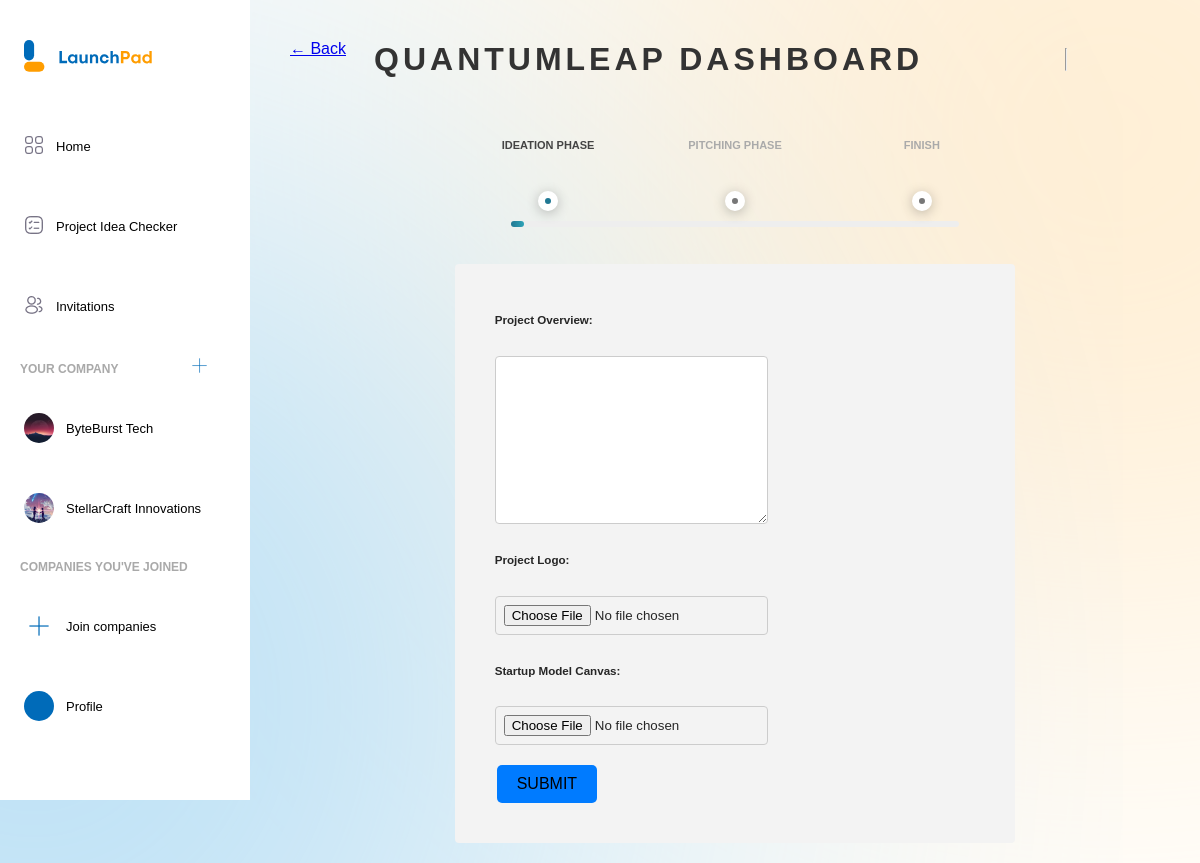
Page /project.php?project_id=27 (signed in) on the committed database.
### tables this page shows
CREATE TABLE `company_registration` (
  `Company_ID` int(11) NOT NULL,
  `Student_ID` varchar(20) NOT NULL,
  `Company_name` varchar(100) NOT NULL,
  `Company_logo` varchar(100) NOT NULL,
  `Company_description` text NOT NULL,
  `Registration_date` datetime NOT NULL
);

CREATE TABLE `project` (
  `Project_ID` int(11) NOT NULL,
  `Company_ID` int(11) NOT NULL,
  `Project_title` varchar(100) NOT NULL,
  `Project_Description` text NOT NULL,
  `Project_date` datetime NOT NULL
);

### project.php (the view, shortened to what this page needs)
<?php
    require "config.php";
    $userEmail = $_SESSION["email"];
    $checkCompanyQuery = "SELECT c.*, s.Student_ID
                        FROM company_registration c
                        INNER JOIN student_registration s ON c.Student_ID = s.Student_ID
                        WHERE s.Student_email = '$userEmail'";
    $resultCompany = mysqli_query($conn, $checkCompanyQuery);
    $companies = [];
    while ($row = mysqli_fetch_assoc($resultCompany)) {
        $companies[] = $row;
    }
    $selectedCompanyID = isset($_GET['Company_id']) ? $_GET['Company_id'] : null;
    $hasCompany = count($companies) > 0;
    ?>
    <!DOCTYPE html>
    <html lang="en">
    <head>
    <link rel="stylesheet" href="https://cdnjs.cloudflare.com/ajax/libs/font-awesome/5.15.3/css/all.min.css">
        <link rel="stylesheet" href="css/navbar.css">
        <link rel="stylesheet" href="css/company.css">
    <link rel="stylesheet" href="css/timeline.css">
    </head>
    <body>
    <aside class="sidebar">
                <header class="sidebar-header">
                    <img src="\launchpad\images\logo-text.svg" class="logo-img">
                </header>
                <nav>
                    <a href="index.php">
                    <button>
                        <span>
                            <i ><img src="\launchpad\images\home-icon.png" alt="home-logo" class="logo-ic"></i>
                            <span>Home</span>
                        </span>
                    </button>
                </a>
                <a href="project-idea-checker.php">
                    <button>
                        <span>
                            <i ><img src="\launchpad\images\project-checker-icon.png" alt="home-logo" class="logo-ic"></i>
                            <span>Project Idea Checker</span>
                        </span>
                    </button>
        </a>
        <a href="invitations.php">
                    <button>
                        <span>
                            <i ><img src="\launchpad\images\invitation-icon.png" alt="home-logo" class="logo-ic"></i>
                            <span>Invitations</span>
                        </span>
                    </button>
        </a>
        <p class="divider-company">YOUR COMPANY<a href="create-company.php" style="text-decoration: none;">
                   <img src="\launchpad\images\join-company-icon.png" alt="Join Company Icon" width="15px" height="15px" style="margin-left: 70px;">
   </a></p>
                    <?php if ($hasCompany): ?>
                    <?php foreach ($companies as $row): ?>
                        <?php if ($row['Company_ID'] == $selectedCompanyID): ?>
                            <a class="active" href="company_view.php?Company_id=<?php echo $row['Company_ID']; ?>">
                        <?php else: ?>
                            <a href="company_view.php?Company_id=<?php echo $row['Company_ID']; ?>">
                        <?php endif; ?>
                            <button>
                                <span class="<?php echo 'btn-company-created'; ?>">
                                    <div class="circle-avatar">
                                        <?php if (!empty($row['Company_logo'])): ?>
                                            <img src="\launchpad\<?php echo $row['Company_logo']; ?>" alt="Company Logo" class="img-company">
                                        <?php endif; ?>
                                    </div>
                                    <span class="create-company-text">
                                        <?php echo $row['Company_name']; ?>
                                    </span>
                                </span>
                            </button>
                        </a>
                    <?php endforeach; ?>
                    <?php endif; ?>
                    <p class="divider-company">COMPANIES YOU'VE JOINED</p>
                    <a href="#">
                    <button>
                        <span  class="btn-join-company">
                            <i > <div class="circle-avatar">
                                <img src="\launchpad\images\join-company-icon.png" alt="">
                            </div></i>
                            <span class="join-company-text">Join companies</span>
                        </span>
                    </button>
                    </a>
    <a href="profile.php">
                    <button>
                        <span>
                        <div class="avatar2" id="initialsAvatar6"></div>
                            <span>Profile</span>
                        </span>
                    </button>
    </a>
                </nav>
            </aside>
        <div class="content">
        <?php
        if (isset($_GET['project_id'])) {
            $project_id = $_GET['project_id'];
            $selectProjectInfo = mysqli_query($conn, "SELECT * FROM project WHERE Project_ID = $project_id");
            if (mysqli_num_rows($selectProjectInfo) > 0) {
                $row = mysqli_fetch_assoc($selectProjectInfo);
                $project_name = $row['Project_title'];
            }
            ?>
            <a href="company_view.php">&larr; Back</a>
            <h1 style="margin: 8px;"><?php echo $project_name ?></h1><hr>
        <div class="process-wrapper">
            <div id="progress-bar-container">
                <ul>
                    <li class="step step01 active"><div class="step-inner">Ideation Phase</div></li>
                    <li class="step step02"><div class="step-inner">Pitching Phase</div></li>
                    <li class="step step03"><div class="step-inner">Finish</div></li>
                </ul>
                <div id="line">
                    <div id="line-progress"></div>
                </div>
            </div>
            <div id="progress-content-section">
                <div class="section-content ideation active">
                    <form action="" method="post" enctype="multipart/form-data">
                        <label for="project_overview"><h5>Project Overview: </h5></label>
                        <textarea name="project_overview" cols="30" rows="10" required></textarea>
                        <label for="project_logo"><h5>Project Logo:</h5></label>
                        <input type="file" name="project_logo" required>
                        <label for="model_canvas"><h5>Startup Model Canvas: </h5></label>
                        <input type="file" name="model_canvas" required>
                        <button name="btnIdeation">SUBMIT</button>
                    </form>
                </div>
            </div>
        </div>
        <?php
        }else {
            echo "<script>alert('Project ID did not set.')</script>";
        }
        ?>
        </div>
</body>
</html>

### css/navbar.css (style rules this page uses)
* { box-sizing: border-box; }
:root { --pblue-color: #006BB9; --pyellow-color: #FF9D00; --bhov-color: #093a5d; }
html, body { height: 100%; margin: 0; }
body { margin: 0; background: url("/launchpad/images/background-light.svg"); background-attachment: fixed; background-position: center; background-repeat: no-repeat; background-size: cover; color: #262626; font-family: 'Montserrat', sans-serif; }
.sidebar { position: fixed; top: 0; left: 0; width: 250px; height: 100vh; padding: 40px 10px 30px 10px; background: #fff; overflow-y: auto; }
.content { margin-top: 20px; margin-left: 270px; padding: 20px; }
.sidebar-header { width: 100%; margin-bottom: 30px; }
.logo-img { margin-left: 14px; height: 32px; }
.sidebar button { height: 60px; width: 230px; background: transparent; border: 0; padding: 0; font-family: inherit; cursor: pointer; }
.divider-company { font-size: 12px; font-weight: 700; color: #7373739c; margin-left: 10px; }
.sidebar button > span { display: flex; align-items: center; gap: 12px; height: 48px; padding: 0 12px; border-radius: 24px; line-height: 1; }
.sidebar button > span > span { transition: 0.3s; }
.sidebar button i { position: relative; font-size: 28px; transition: 0.2s; }
.sidebar button img { width: 20px; height: 20px; transition: 0.2s; }
.sidebar button span { font-size: 13px; }
.sidebar > nav { flex: 1 1 auto; display: flex; flex-direction: column }
.avatar2 { width: 30px; height: 30px; background-color: #006BB9; color: #fff; font-size: 12px; line-height: 30px; border-radius: 50%; }
.circle-avatar { width: 30px; height: 30px; border-radius: 50%; overflow: hidden; display: flex; align-items: center; justify-content: center; }
.circle-avatar > .img-company { width: 100%; height: 100%; object-fit: cover; }
.circle-avatar > img { display: inline-block; vertical-align: middle; }

### css/company.css (style rules this page uses)
:root { --pblue-color: #006BB9; --pyellow-color: #FF9D00; --bhov-color: #093a5d; }
.content { margin-top: 20px; margin-left: 270px; padding: 20px; display: flex; flex-wrap: wrap; gap: 20px; }

### css/timeline.css (style rules this page uses)
body { margin: 0; }
h1 { color: #333; font-weight: 700; margin-top: 125px; text-align: center; text-transform: uppercase; letter-spacing: 4px; line-height: 23px; }
.process-wrapper { margin: auto; max-width: 1080px; }
#progress-bar-container { position: relative; width: 90%; margin: auto; height: 100px; margin-top: 65px; }
#progress-bar-container ul { padding: 0; margin: 0; padding-top: 15px; z-index: 9999; position: absolute; width: 100%; margin-top: -40px; }
#progress-bar-container li { list-style: none; float: left; width: 33.33%; text-align: center; color: #aaa; text-transform: uppercase; font-size: 11px; cursor: pointer; font-weight: 700; transition: all ease 0.2s; vertical-align: bottom; height: 60px; position: relative; }
#progress-bar-container li.active:before, #progress-bar-container li:hover:before { border: solid 2px #fff; background: linear-gradient(to right, #E91E63 0%, #fff 100%); }
#progress-bar-container li.active, #progress-bar-container li:hover { color: #444; }
#progress-bar-container li:after { content: " "; display: block; width: 6px; height: 6px; background: #777; margin: auto; border: solid 7px #fff; border-radius: 50%; margin-top: 40px; box-shadow: 0 2px 13px -1px rgba(0, 0, 0, 0.3); transition: all ease 0.2s; }
#progress-bar-container li.active:after { background: #207893; }
#progress-bar-container #line { width: 80%; margin: auto; background: #eee; height: 6px; position: absolute; left: 10%; top: 57px; z-index: 1; border-radius: 50px; transition: all ease 0.9s; }
#progress-bar-container #line-progress { content: " "; width: 3%; height: 100%; background: #207893; background: linear-gradient(to right, #207893 0%, #2ea3b7 100%); position: absolute; z-index: 2; border-radius: 50px; transition: all ease 0.9s; }
#progress-content-section { width: 90%; margin: auto; background: #f3f3f3; border-radius: 4px; }
#progress-content-section .section-content { padding: 30px 40px; text-align: center; }
#progress-content-section .section-content { display: none; animation: FadeInUp 700ms ease 1; animation-fill-mode: forwards; transform: translateY(15px); opacity: 0; }
#progress-content-section .section-content.active { display: block; }
button { background-color: #007bff; border: none; padding: 10px 20px; text-align: center; text-decoration: none; display: inline-block; font-size: 16px; margin: 10px 2px; cursor: pointer; border-radius: 5px; }

### rows in the picture
company_registration: Company_logo (picture), Company_name "ByteBurst Tech"
company_registration: Company_logo (picture), Company_name "StellarCraft Innovations"
project: Project_title "QUANTUMLEAP DASHBOARD"
